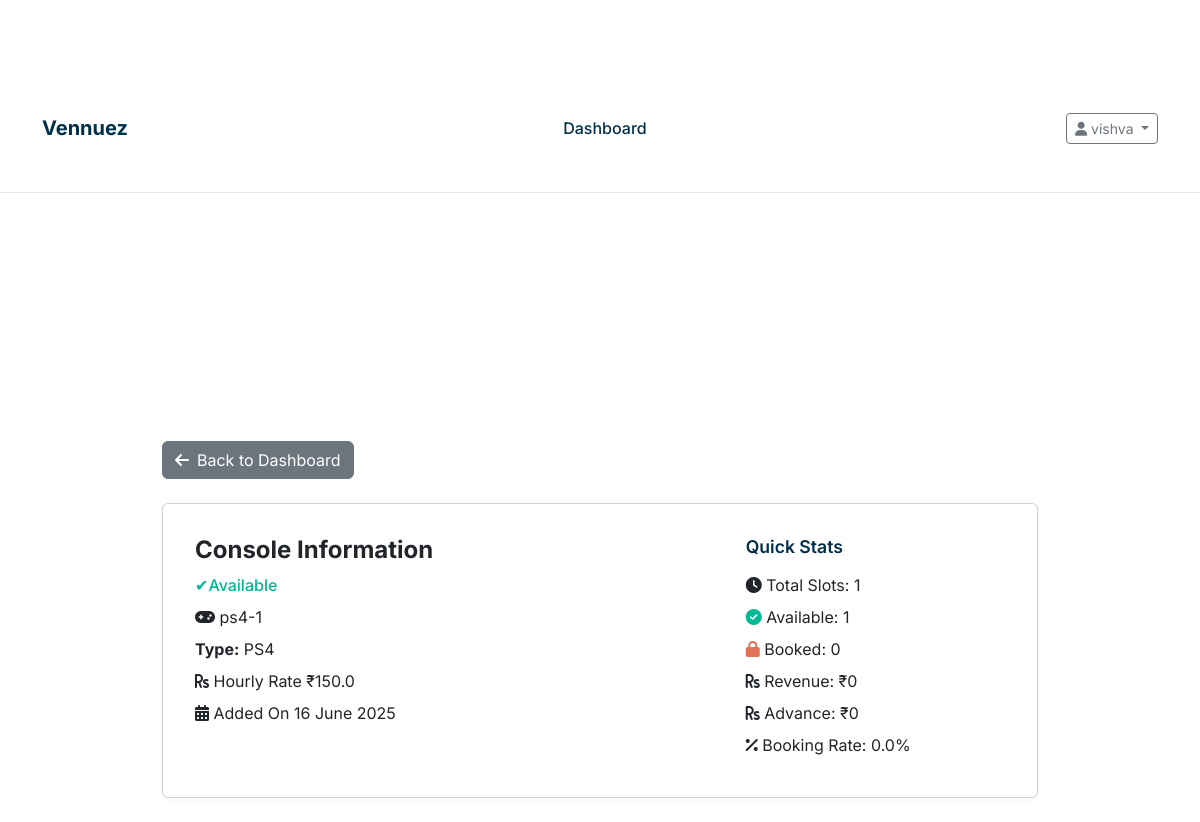
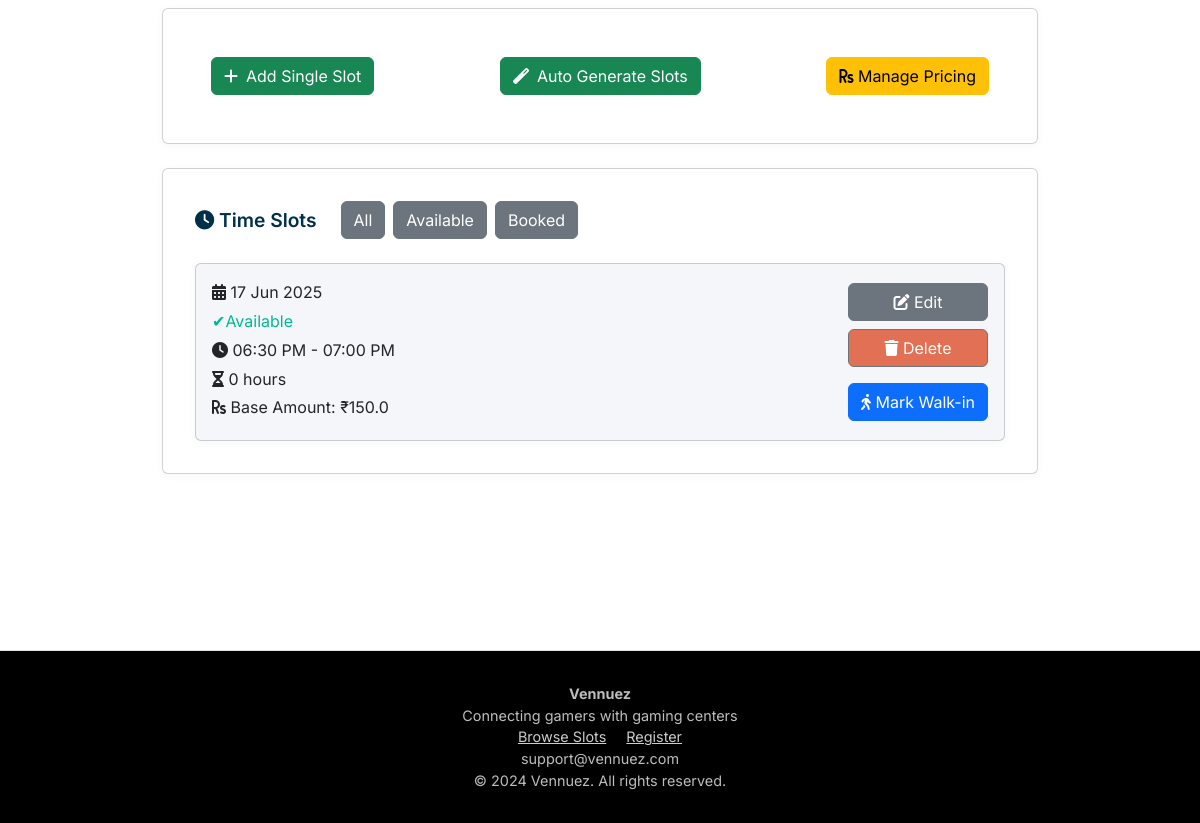
Before: /console/1 (signed in) with the older database file (2 pictures, top to bottom).
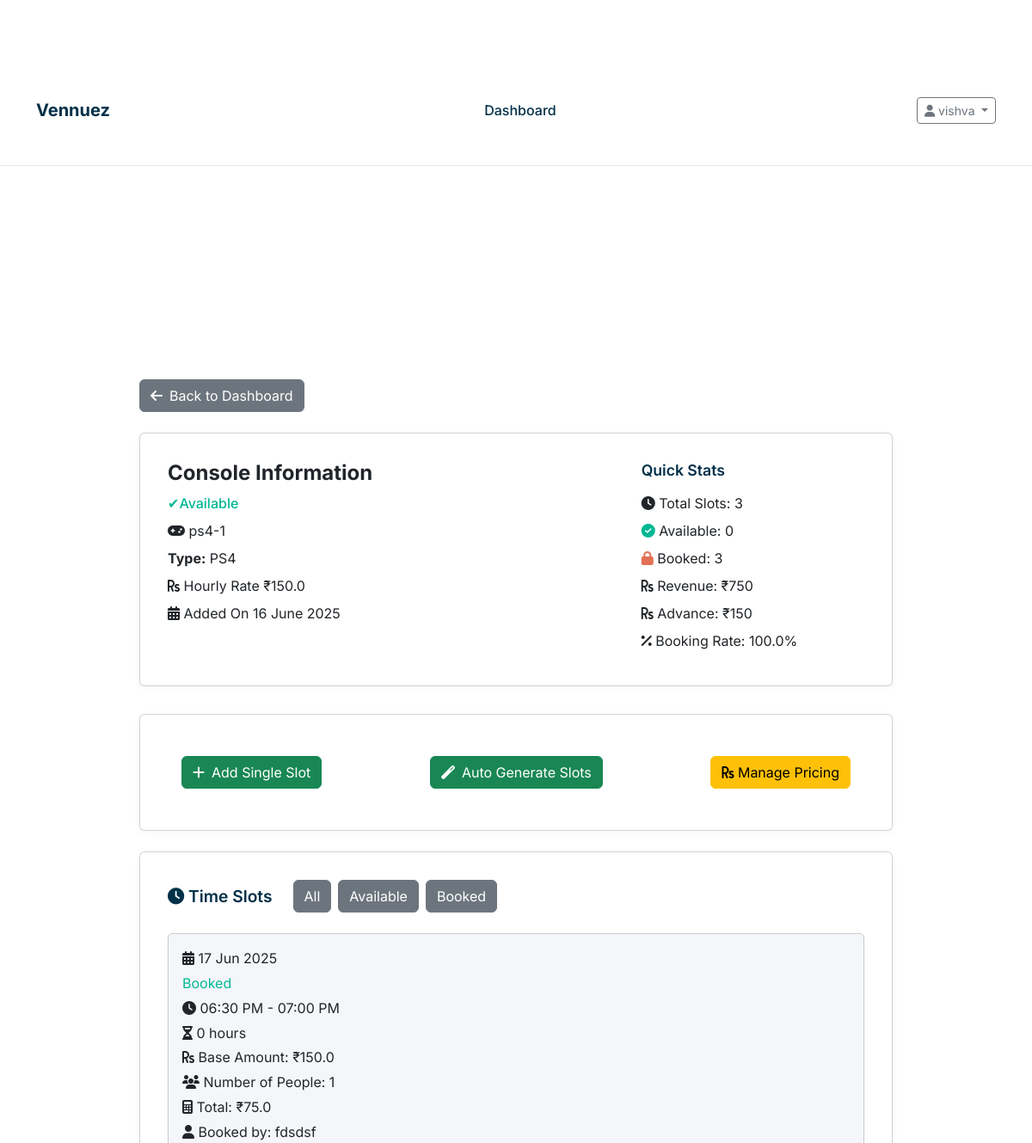
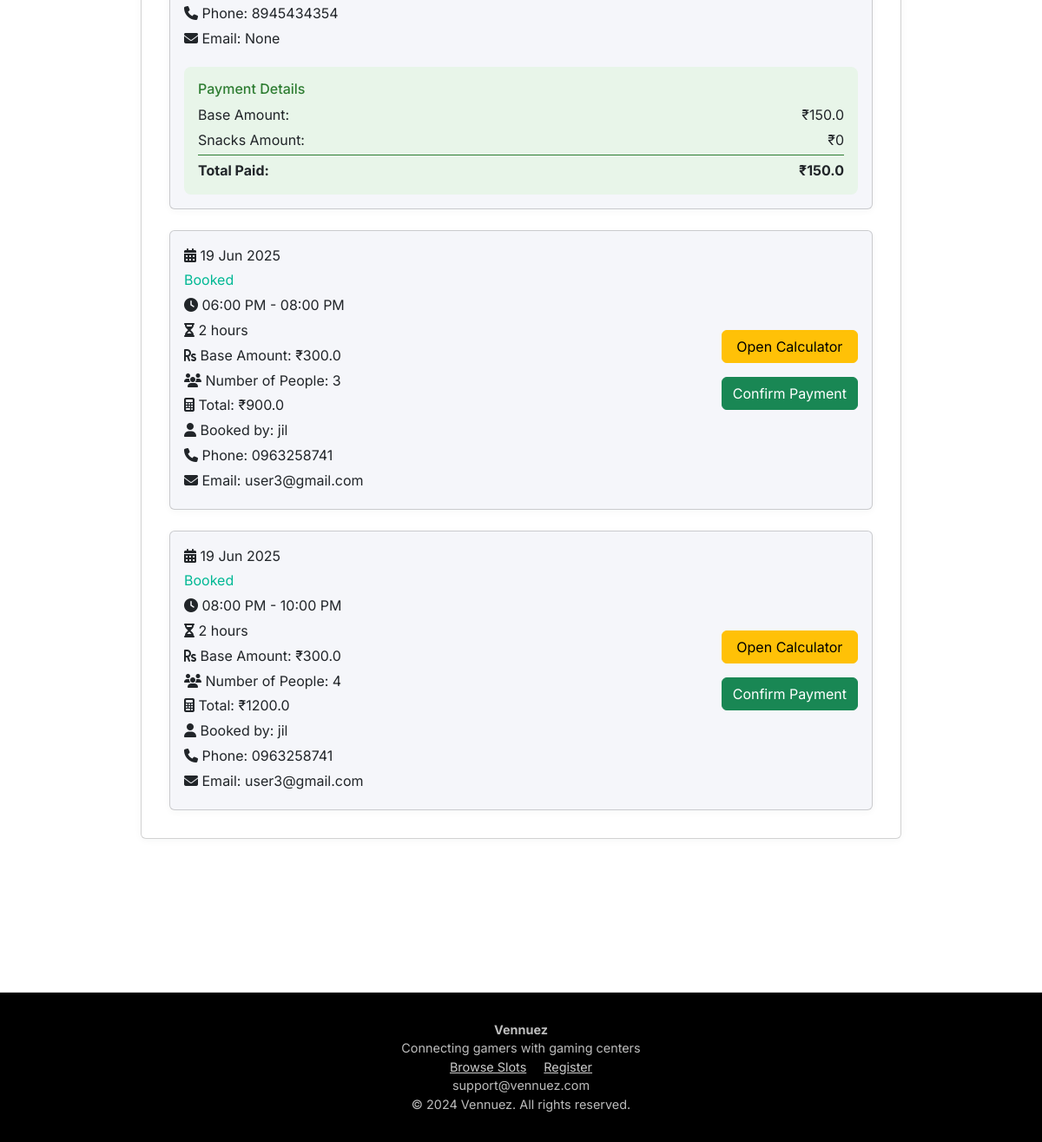
After: the same page with the newer database file (2 pictures, top to bottom).
### models.py (models this page shows, shortened)
class TimeSlot(db.Model):
    __tablename__ = 'time_slots'
    id = db.Column(db.Integer, primary_key=True)
    start_time = db.Column(db.DateTime, nullable=False)
    end_time = db.Column(db.DateTime, nullable=False)
    total_amount = db.Column(db.Float, nullable=False)
    advance_paid = db.Column(db.Float, default=50.0)  # Fixed advance amount
    is_booked = db.Column(db.Boolean, default=False)
    snacks_amount = db.Column(db.Float, default=0.0)
    final_amount = db.Column(db.Float, default=0.0)
    completed = db.Column(db.Boolean, default=False)
    number_of_people = db.Column(db.Integer, default=1)  # New field for number of people
    booking_id = db.Column(db.String(20), unique=True, nullable=True)
    customer_name = db.Column(db.String(100), nullable=True)
    customer_phone = db.Column(db.String(20), nullable=True)
    customer_email = db.Column(db.String(120), nullable=True)
    customer_age = db.Column(db.Integer, nullable=True)
    special_requests = db.Column(db.Text, nullable=True)
    contact_sms = db.Column(db.Boolean, default=True)
    contact_whatsapp = db.Column(db.Boolean, default=True)
    contact_email = db.Column(db.Boolean, default=False)
    payment_status = db.Column(db.String(20), default='pending')  # pending, paid, failed
    payment_id = db.Column(db.String(100), nullable=True)
    booking_time = db.Column(db.DateTime, nullable=True)
    created_at = db.Column(db.DateTime, default=datetime.utcnow)
    console_id = db.Column(db.Integer, db.ForeignKey('consoles.id'), nullable=False)
    user_id = db.Column(db.Integer, db.ForeignKey('users.id'), nullable=True)  # Optional for unregistered bookings

class Console(db.Model):
    __tablename__ = 'consoles'
    id = db.Column(db.Integer, primary_key=True)
    name = db.Column(db.String(100), nullable=False)
    console_type = db.Column(db.String(50), nullable=False)
    hourly_rate = db.Column(db.Float, nullable=False)  # Rate per person per hour
    is_available = db.Column(db.Boolean, default=True)
    created_at = db.Column(db.DateTime, default=datetime.utcnow)
    owner_id = db.Column(db.Integer, db.ForeignKey('owners.id'), nullable=False)
    slots = db.relationship('TimeSlot', backref='console', lazy=True, cascade='all, delete-orphan')

### routes.py (the view)
@app.route('/console/<int:console_id>')
@venue_details_required
def console_details(console_id):
    console = Console.query.get_or_404(console_id)
    if console.owner_id != current_user.id:
        flash('Access denied', 'error')
        return redirect(url_for('dashboard'))
    slots = TimeSlot.query.filter_by(console_id=console_id).order_by(TimeSlot.start_time).all()
    return render_template('console_details.html', console=console, slots=slots, now=datetime.now())

### app.py (called while the page is built)
@login_manager.user_loader
def load_user(user_id):
    from models import Owner, User
    from flask import session
    user_type = session.get('user_type')
    if user_type == 'owner':
        return Owner.query.get(int(user_id))
    elif user_type == 'user':
        return User.query.get(int(user_id))
    return None

### routes.py (called while the page is built)
def venue_details_required(f):
    @wraps(f)
    def decorated_function(*args, **kwargs):
        if not current_user.is_authenticated or session.get('user_type') != 'owner':
            flash('You must be logged in as a venue owner to access this page.', 'error')
            return redirect(url_for('login'))
        if not isinstance(current_user, Owner):
            flash('You must be logged in as a venue owner to access this page.', 'error')
            return redirect(url_for('login'))
        if request.endpoint != 'dashboard' and not current_user.google_maps_link:
            flash('Please complete your venue details before accessing other features.', 'warning')
            return redirect(url_for('dashboard'))
        return f(*args, **kwargs)
    return decorated_function

### templates/console_details.html (shortened to what the changed rows need)
{% extends "base.html" %}
{% block content %}
<section class="console-details" style="padding: 2rem 0;">
    <div class="container" style="max-width: 900px;">
        <div class="card" style="margin-bottom: 2rem;">
            <div style="display: flex; flex-wrap: wrap; justify-content: space-between; align-items: flex-start; gap: 2rem;">
                <div style="flex: 2; min-width: 260px;">
                    <h2 style="font-size: 1.5rem; font-weight: 700; margin-bottom: 0.5rem;">Console Information</h2>
                    <div style="margin-bottom: 0.5rem; color: var(--success); font-weight: 500;">
                        {% if console.is_available %}✔Available{% else %}Unavailable{% endif %}
                    </div>
                    <div style="margin-bottom: 0.5rem;"><i class="fas fa-gamepad"></i> {{ console.name }}</div>
                    <div style="margin-bottom: 0.5rem;"><strong>Type:</strong> {{ console.console_type }}</div>
                    <div style="margin-bottom: 0.5rem;"><i class="fas fa-rupee-sign"></i> Hourly Rate ₹{{ console.hourly_rate }}</div>
                    <div style="margin-bottom: 0.5rem;"><i class="fas fa-calendar-alt"></i> Added On {{ console.created_at.strftime('%d %B %Y') }}</div>
                </div>
                <div style="flex: 1; min-width: 220px;">
                    <h3 style="font-size: 1.1rem; font-weight: 600; margin-bottom: 1rem; color: var(--primary);">Quick Stats</h3>
                    <div style="margin-bottom: 0.5rem;"><i class="fas fa-clock"></i> Total Slots: {{ slots|length }}</div>
                    <div style="margin-bottom: 0.5rem;"><i class="fas fa-check-circle" style="color: var(--success);"></i> Available: {{ slots|rejectattr('is_booked')|list|length }}</div>
                    <div style="margin-bottom: 0.5rem;"><i class="fas fa-lock" style="color: var(--danger);"></i> Booked: {{ slots|selectattr('is_booked')|list|length }}</div>
                    <div style="margin-bottom: 0.5rem;"><i class="fas fa-rupee-sign"></i> Revenue: ₹{{ "%.0f"|format(slots|selectattr('is_booked')|sum(attribute='total_amount') or 0) }}</div>
                    <div style="margin-bottom: 0.5rem;"><i class="fas fa-rupee-sign"></i> Advance: ₹{{ "%.0f"|format(slots|selectattr('is_booked')|sum(attribute='advance_paid') or 0) }}</div>
                    <div style="margin-bottom: 0.5rem;"><i class="fas fa-percent"></i> Booking Rate: {{ "%.1f"|format((slots|selectattr('is_booked')|list|length / slots|length * 100) if slots else 0) }}%</div>
                </div>
            </div>
        </div>
        <div class="card" style="margin-bottom: 2rem;">
            <div style="display: flex; flex-direction: column; gap: 1.5rem;">
                {% for slot in slots %}
                <div class="card" style="background: var(--muted); padding: 1rem; margin: 0;" data-slot-id="{{ slot.id }}" data-end-time="{{ slot.end_time.isoformat() }}">
                    <div style="display: flex; flex-wrap: wrap; align-items: center; gap: 2rem; justify-content: space-between;">
                        <div style="flex: 2; min-width: 200px;">
                            <div style="margin-bottom: 0.3rem;"><i class="fas fa-calendar-alt"></i> {{ slot.start_time.strftime('%d %b %Y') }}</div>
                            <div style="margin-bottom: 0.3rem; color: var(--success);">{% if not slot.is_booked %}✔Available{% else %}Booked{% endif %}</div>
                            <div style="margin-bottom: 0.3rem;"><i class="fas fa-clock"></i> {{ slot.start_time.strftime('%I:%M %p') }} - {{ slot.end_time.strftime('%I:%M %p') }}</div>
                            <div style="margin-bottom: 0.3rem;"><i class="fas fa-hourglass-half"></i> {{ ((slot.end_time - slot.start_time).total_seconds() / 3600)|int }} hours</div>
                            <div style="margin-bottom: 0.3rem;"><i class="fas fa-rupee-sign"></i> Base Amount: ₹{{ slot.total_amount }}</div>
                            {% if slot.is_booked %}
                                <div style="margin-bottom: 0.3rem;"><i class="fas fa-users"></i> Number of People: {{ slot.number_of_people }}</div>
                                <div style="margin-bottom: 0.3rem;"><i class="fas fa-calculator"></i> Total: ₹{{ (console.hourly_rate * ((slot.end_time - slot.start_time).total_seconds() / 3600) * slot.number_of_people)|round(2) }}</div>
                                <div style="margin-bottom: 0.3rem;"><i class="fas fa-user"></i> Booked by: {{ slot.customer_name }}</div>
                                <div style="margin-bottom: 0.3rem;"><i class="fas fa-phone"></i> Phone: {{ slot.customer_phone }}</div>
                                <div style="margin-bottom: 0.3rem;"><i class="fas fa-envelope"></i> Email: {{ slot.customer_email }}</div>
                            {% endif %}
                        </div>
                        <div style="display: flex; flex-direction: column; gap: 0.5rem; min-width: 120px;">
                            {% if not slot.is_booked %}
                                <a href="{{ url_for('edit_slot', slot_id=slot.id) }}" class="btn btn-secondary" style="width: 100%;"><i class="fas fa-edit"></i> Edit</a>
                                <form method="post" action="{{ url_for('delete_slot', slot_id=slot.id) }}" style="margin: 0;" onsubmit="return confirm('Are you sure you want to delete this slot?');">
                                    <button type="submit" class="btn btn-secondary" style="width: 100%; background: var(--danger);"> <i class="fas fa-trash"></i> Delete</button>
                                </form>
                                <button type="button" class="btn btn-primary" data-bs-toggle="modal" data-bs-target="#walkinBookingModal" data-console-id="{{ console.id }}" data-slot-start-time="{{ slot.start_time.isoformat() }}" data-slot-end-time="{{ slot.end_time.isoformat() }}" style="width: 100%; margin-top: 0.5rem;">
                                    <i class="fas fa-walking"></i> Mark Walk-in
                                </button>
                            {% endif %}
                            {% if slot.is_booked and not slot.completed %}
                                <button class="btn btn-warning" type="button" onclick="toggleCalculator({{ slot.id }})" id="calc_btn_{{ slot.id }}">Open Calculator</button>
                                <button class="btn btn-success" type="button" id="confirm_payment_btn_{{ slot.id }}" style="display:none; margin-top: 0.5rem;" onclick="submitCalculatorForm({{ slot.id }})">Confirm Payment</button>
                            {% endif %}
                        </div>
                    </div>
                    {% if slot.completed %}
                    <div style="margin-top: 1rem; padding: 1rem; background: #e8f5e9; border-radius: 8px;">
                        <h4 style="margin-bottom: 0.5rem; font-size: 1rem; color: #2e7d32;">Payment Details</h4>
                        <div style="display: flex; justify-content: space-between; margin-bottom: 0.3rem;">
                            <span>Base Amount:</span>
                            <span>₹{{ slot.total_amount or 0 }}</span>
                        </div>
                        <div style="display: flex; justify-content: space-between; margin-bottom: 0.3rem;">
                            <span>Snacks Amount:</span>
                            <span>₹{{ slot.snacks_amount or 0 }}</span>
                            </div>
                        <div style="display: flex; justify-content: space-between; font-weight: bold; border-top: 1px solid #2e7d32; padding-top: 0.3rem;">
                            <span>Total Paid:</span>
                            <span>₹{{ slot.final_amount or 0 }}</span>
                            </div>
                    </div>
                    {% endif %}
                </div>
                {% else %}
                <div style="color: var(--secondary); font-size: 1.1rem;">No slots found.</div>
                {% endfor %}
            </div>
        </div>
    </div>
</section>
{% endblock %}

Changed rows visible on the page:
shown differently, row unchanged: Console "ps4-1": hourly_rate.number_of_people (not shown) → "75.0"
changed TimeSlot "06:30 PM": number_of_people (not shown) → "1"; customer_name (not shown) → "fdsdsf"; customer_phone (not shown) → "8945434354"; customer_email (not shown) → "None"; completed False → True (drawn); total_amount (not shown) → "150.0"; snacks_amount (not shown) → "0"; final_amount (not shown) → "150.0"; is_booked "✔Available Edit Delete Mark Walk-in" → "Booked Number of People: Total: ₹ Booked by: Phone: Email:"
added TimeSlot: start_time "19 Jun 2025", is_booked "Booked", start_time "06:00 PM", end_time "08:00 PM", end_time+start_time "2", total_amount "300.0", number_of_people "3", Console.hourly_rate.number_of_people "900.0", customer_name "jil", customer_phone "0963258741", customer_email "user3@gmail.com"
added TimeSlot: start_time "19 Jun 2025", is_booked "Booked", start_time "08:00 PM", end_time "10:00 PM", end_time+start_time "2", total_amount "300.0", number_of_people "4", Console.hourly_rate.number_of_people "1200.0", customer_name "jil", customer_phone "0963258741", customer_email "user3@gmail.com"
Other visible differences:
{{ slots|length }}: "1" → "3"
{{ slots|rejectattr('is_booked')|list|length }}: "1" → "0"
{{ slots|selectattr('is_booked')|list|length }}: "0" → "3"
text no longer shown: "0 0 0.0"
text now shown: "750 150 100.0"
